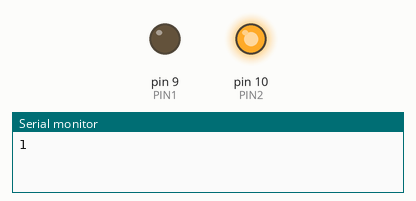
Bench run of a sketch on a simulated Arduino Uno, built with avr-gcc and run on an emulated ATmega328P. Shown: output pins drawn as LEDs (lit = HIGH), the last lines printed to the serial monitor.

Above: at 0.05 s.
At 8.95 s:
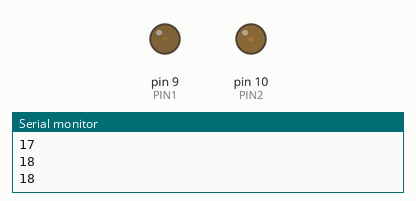
At 22.68 s:
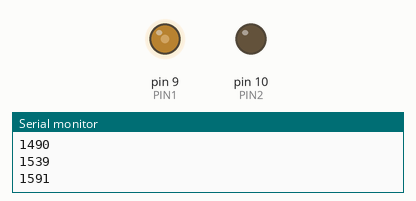
At 30.6 s:
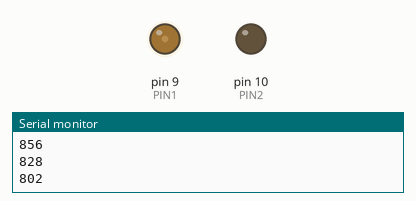
Timing chart, 0 to 40.0 s (numbered marks = the images above):
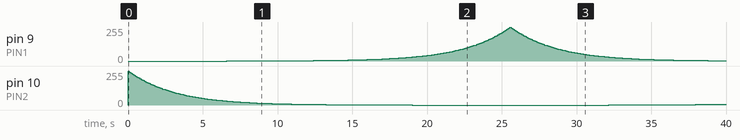

Measured:
- by itself, pin 9 (PIN1): rises from 0/255 to 255/255 in 18.9 s, then falls to 2/255 in 14.2 s
- by itself, pin 10 (PIN2): 0/255 → 255/255 at 0.00 s, → 247/255 0.10 s later, → 239/255 0.10 s later, → 231/255 0.10 s later, … (104 changes in this stretch)

The sketch:

fadeTest01.ino
```cpp
#define PIN1 9
#define PIN2 10

#define FADESPEED 100

//#define __PROG_TYPES_COMPAT__
//#include <avr/pgmspace.h>
//#define CIELPWM(a) (pgm_read_word_near(CIEL8 + a)) // CIE Lightness loopup table

int val[] = {
  1,1,1,1,1,1,1,1,1,1,1,1,1,2,2,2,2,2,2,2,2,2,2,2,2,2,2,2,2,3,3,3,3,3,3,3,3,3,3,4,4,4,4,4,4,4,4,5,5,5,5,5,5,6,6,6,6,6,7,7,7,7,
  8,8,8,8,9,9,9,9,10,10,10,11,11,12,12,12,13,13,14,14,15,15,15,16,17,17,18,18,19,19,20,21,21,22,23,24,24,25,26,27,28,29,30,31,
  32,33,34,35,36,37,39,40,41,43,44,45,47,49,50,52,53,55,57,59,61,63,65,67,69,72,74,77,79,82,84,87,90,93,96,99,103,106,110,113,
  117,121,125,129,133,138,142,147,152,157,162,168,173,179,185,191,197,204,210,217,225,232,240,248,256,264,273,282,292,301,311,
  322,332,343,355,366,379,391,404,418,431,446,460,476,492,508,525,542,560,579,598,618,638,659,681,704,727,751,776,802,828,856,
  884,914,944,975,1007,1041,1075,1111,1148,1186,1225,1266,1308,1351,1396,1442,1490,1539,1591,1643,1698,1754,1812,1872,1934,1999,
  2065,2133,2204,2277,2353,2431,2511,2594,2680,2769,2861,2956,3054,3155,3260,3368,3480,3595,3714,3837,3965,4096
 };

/* Configure digital pins 9 and 10 as 16-bit PWM outputs. */
void setupPWM16() {
    DDRB |= _BV(PB1) | _BV(PB2);        /* set pins as outputs */
    TCCR1A = _BV(COM1A1) | _BV(COM1B1)  /* non-inverting PWM */
        | _BV(WGM11);                   /* mode 14: fast PWM, TOP=ICR1 */
    TCCR1B = _BV(WGM13) | _BV(WGM12)
        | _BV(CS10);                    /* no prescaling */
//    ICR1 = 0xffff;                      /* TOP counter value */
    ICR1 = 4095;
}

/* 16-bit version of analogWrite(). Works only on pins 9 and 10. */
void analogWrite16(uint8_t pin, uint16_t val)
{
    switch (pin) {
        case  9: OCR1A = val; break;
        case 10: OCR1B = val; break;
    }
}

int brightness = 0;    // initial brightness of LED
int fadeAmount = 1;

void setup() {
  Serial.begin(9600);
  pinMode(PIN1, OUTPUT);
  pinMode(PIN2, OUTPUT);
  setupPWM16();
}

void loop() {


  // set the brightness of pin 9:, 0-31, 5 bit steps of brightness
  analogWrite16(9, val[brightness+0]);
  analogWrite16(10, val[255-brightness]);

  Serial.println(val[brightness]);

  // change the brightness for next time through the loop:
  brightness = brightness + fadeAmount;

  // reverse the direction of the fading at the ends of the fade:

  if (brightness == 0 || brightness == 255) {
    fadeAmount = -fadeAmount ;
  }
    // wait for 500 milliseconds to see the bightness change
  delay(FADESPEED);

//  analogWrite16(9, 15);
//  delay(FADESPEED);
//  analogWrite16(9, 4095);
//  delay(FADESPEED);

//  static uint16_t i;

//  for (i = 1; i < 4095; i++) {
//    analogWrite16(PIN, i);
//    Serial.println(i);
//    delay(FADESPEED);
//  }
//  for (i = 4095; i > 1; i--) {
//    analogWrite16(PIN, i);
//    Serial.println(i);
//    delay(FADESPEED);
//  }


//    analogWrite16(9, i);
//    analogWrite16(10, 0xffff - i);
//    i++;
//    delay(1);


}
```
